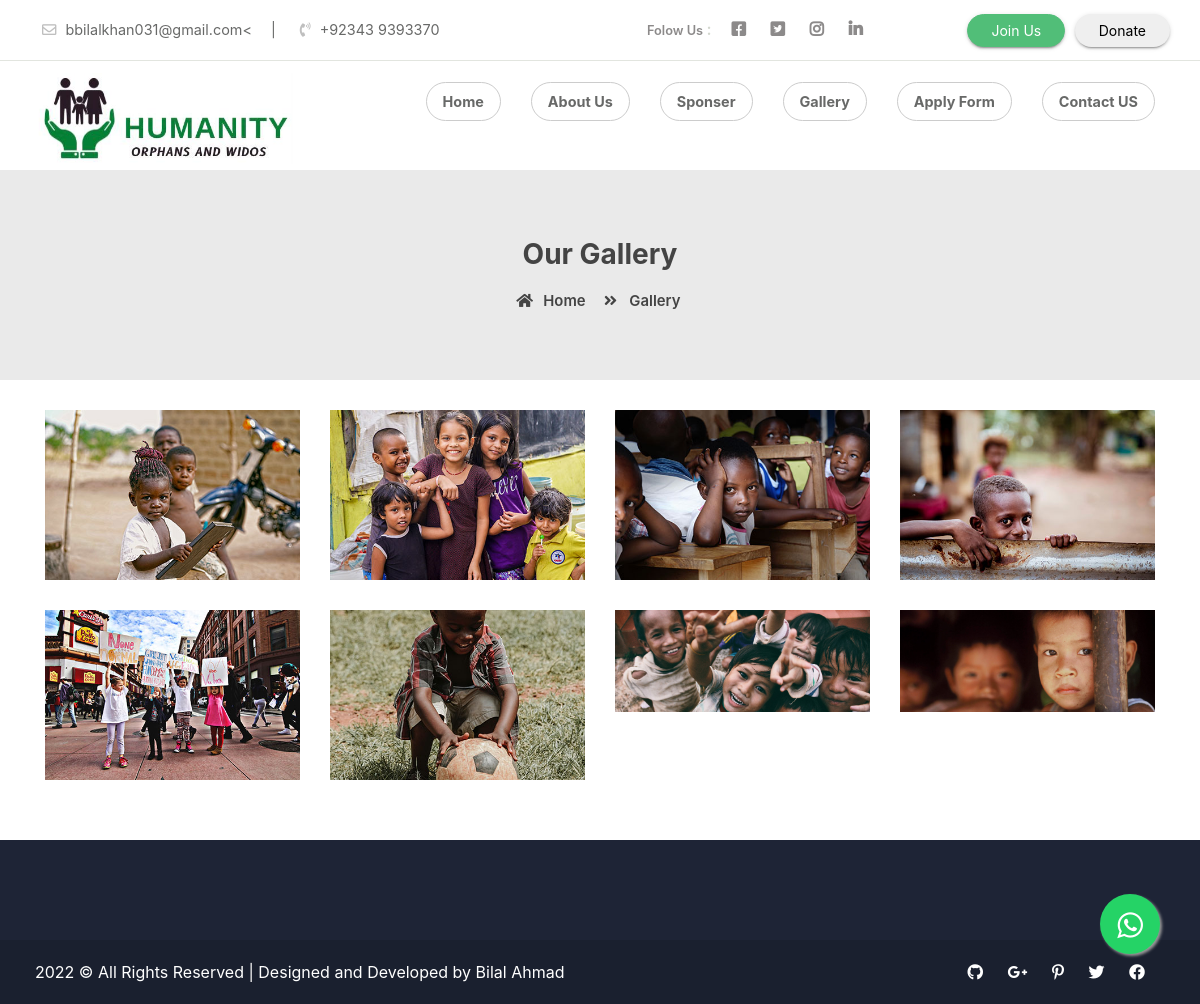
/gallery.php, run on an earlier commit of the app's database.
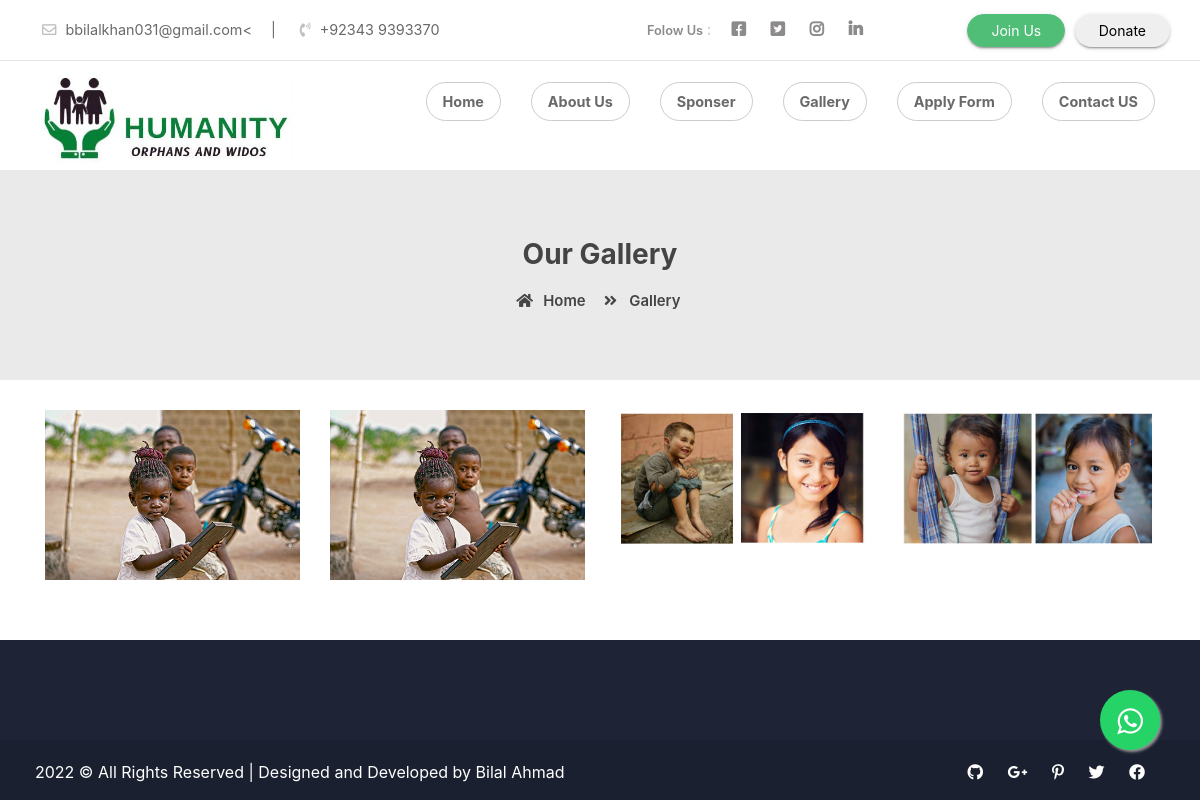
And on a later commit of the database.
### tables this page shows
CREATE TABLE `gallery` (
  `id` int(11) NOT NULL,
  `image` varchar(100) NOT NULL
);

### gallery.php (the view)
  <?php
include "head.php";
include "navbar.php"; include 'dbcon.php';
  ?>
    <div class="page-nav no-margin row">
        <div class="container">
            <div class="row">
                <h2>Our Gallery</h2>
                <ul>
                    <li> <a href="#"><i class="fas fa-home"></i> Home</a></li>
                    <li><i class="fas fa-angle-double-right"></i> Gallery</li>
                </ul>
            </div>
        </div>
    </div>
        <div id="portfolio" class="gallery">
           <div class="container">
              <div class="row">
                  <?php
    $selecte = "SELECT * FROM `gallery`";
                $result1 = mysqli_query($con, $selecte);
                while ($row = mysqli_fetch_assoc($result1)) {
                ?>
        <br/>
            <div class="gallery_product col-lg-3 col-md-3 col-sm-4 col-xs-6 filter hdpe">
                <img src="admin/<?php echo $row['image'];?>" class="img-responsive">
            </div>
<?php } ?>
        </div>
    </div>
       </div>
        <?php
include "footer.php";
    ?>

What changed in the data, as far as the page shows it:
removed gallery: image (picture)
removed gallery: image (picture)
removed gallery: image (picture)
removed gallery: image (picture)
changed gallery (number 2 of 4 on the later page): image: a different picture
changed gallery (number 3 of 4 on the later page): image: a different picture
changed gallery (number 4 of 4 on the later page): image: a different picture
